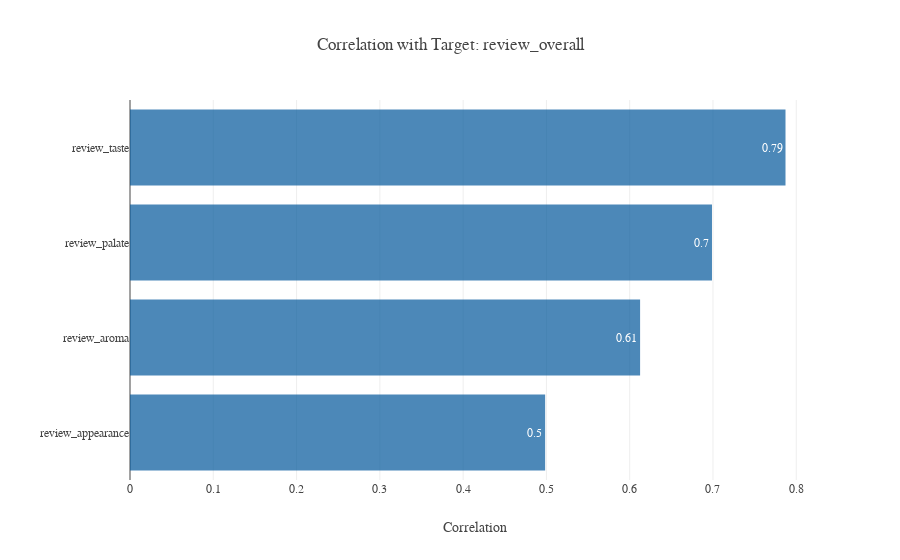

The notebook cell this image was saved under:
### Code cell
# Method 3 - Bar Chart: Plotly
# Correlation with target review_overall
factor_corr = corr_metrics[['review_overall']]\
    .drop(['review_overall'])\
    .reset_index()\
    .sort_values('review_overall', ascending=True)

# Plot it with Plotly
p4 = [go.Bar(x = factor_corr['review_overall'],
            y = factor_corr['index'],
            hoverinfo='x',
            text=factor_corr['review_overall'].round(2),
            textposition = 'inside',
            orientation = 'h',
            opacity=0.7, 
            marker=dict(
                color='rgb(1, 87, 155)'))]

# Pieces of Flair
layout = go.Layout(title='Correlation with Target: review_overall',
                   xaxis=dict(title="Correlation",
                              hoverformat = '.2f'),
                   margin = dict(l = 130),
                   font=dict(family='Courier New, monospace',
                            color='dark gray'))

fig = go.Figure(data=p4, layout=layout)

# Plot it
py.offline.iplot(fig)

### Figure 1 — Plotly figure (JSON) as saved in the notebook; plotly's stock layout.template omitted (floating-point values rounded to 4 significant figures)
{"data": [{"hoverinfo": "x", "marker": {"color": "rgb(1, 87, 155)"}, "opacity": 0.7, "orientation": "h", "text": [0.5, 0.61, 0.7, 0.79], "textposition": "inside", "type": "bar", "uid": "90d2637a-a218-4b0a-ab2c-dfdc8c5e48c1", "x": [0.4985, 0.6125, 0.6988, 0.7871], "y": ["review_appearance", "review_aroma", "review_palate", "review_taste"]}], "layout": {"font": {"color": "dark gray", "family": "Courier New, monospace"}, "margin": {"l": 130}, "title": {"text": "Correlation with Target: review_overall"}, "xaxis": {"hoverformat": ".2f", "title": {"text": "Correlation"}}}}
